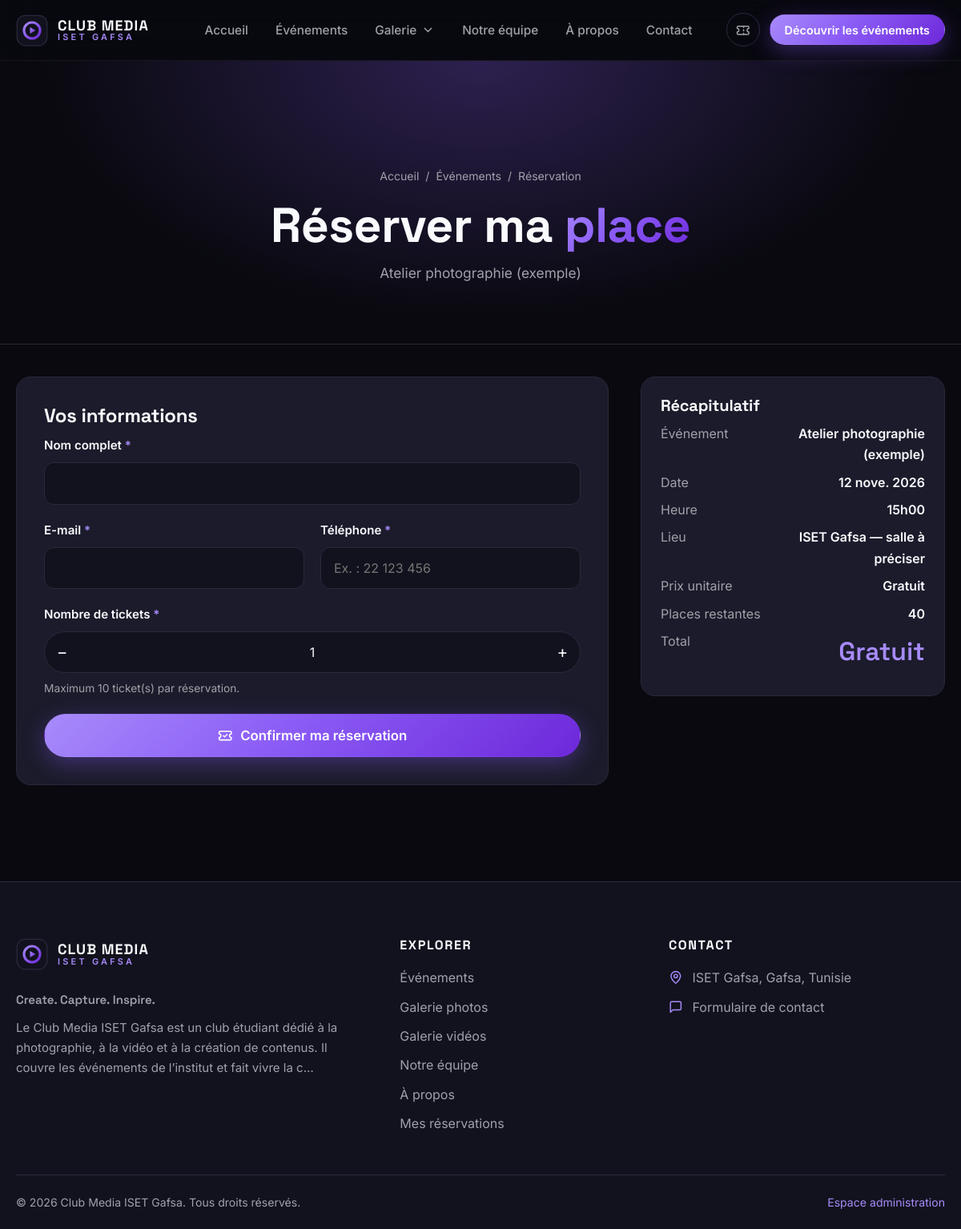
The app's page /reserve.php?event=1 with its own data.
### tables this page shows
CREATE TABLE IF NOT EXISTS `events` (
  `id`              INT UNSIGNED NOT NULL AUTO_INCREMENT,
  `category_id`     INT UNSIGNED NULL,
  `title`           VARCHAR(180) NOT NULL,
  `description`     TEXT         NOT NULL,
  `cover_image`     VARCHAR(80)  NULL,
  `start_date`      DATE         NOT NULL,
  `start_time`      TIME         NOT NULL,
  `end_date`        DATE         NOT NULL,
  `end_time`        TIME         NOT NULL,
  `location`        VARCHAR(180) NOT NULL,
  `organizer`       VARCHAR(120) NOT NULL DEFAULT 'Club Media ISET Gafsa',
  `ticket_type`     ENUM('free','paid') NOT NULL DEFAULT 'free',
  `ticket_price`    DECIMAL(10,3) NOT NULL DEFAULT 0.000,
  `capacity`        INT UNSIGNED NOT NULL DEFAULT 0,
  `available_seats` INT UNSIGNED NOT NULL DEFAULT 0,
  `status`          ENUM('upcoming','ongoing','finished','cancelled') NOT NULL DEFAULT 'upcoming',
  `is_published`    TINYINT(1)   NOT NULL DEFAULT 1,
  `published_at`    DATETIME     NULL,
  `created_at`      TIMESTAMP    NOT NULL DEFAULT CURRENT_TIMESTAMP,
  `updated_at`      TIMESTAMP    NOT NULL DEFAULT CURRENT_TIMESTAMP ON UPDATE CURRENT_TIMESTAMP,
  PRIMARY KEY (`id`),
  KEY `idx_events_category` (`category_id`),
  KEY `idx_events_status` (`status`),
  KEY `idx_events_published_start` (`is_published`, `start_date`, `start_time`),
  CONSTRAINT `fk_events_category` FOREIGN KEY (`category_id`) REFERENCES `event_categories` (`id`) ON DELETE SET NULL ON UPDATE CASCADE
);

### includes/functions.php (called while the page is built, shortened)
<?php
function e(?string $value): string
{
    return htmlspecialchars((string) $value, ENT_QUOTES | ENT_SUBSTITUTE, 'UTF-8');
}
function url(string $path = ''): string
{
    return BASE_PATH . '/' . ltrim($path, '/');
}
function is_post(): bool
{
    return ($_SERVER['REQUEST_METHOD'] ?? 'GET') === 'POST';
}
function post(string $key, string $default = ''): string
{
    $v = $_POST[$key] ?? $default;
    return is_string($v) ? trim($v) : $default;
}
function get(string $key, string $default = ''): string
{
    $v = $_GET[$key] ?? $default;
    return is_string($v) ? trim($v) : $default;
}
function val(string $key, $default = ''): string
{
    return e((string) $default);
}
function fr_date(string $date, bool $short = false): string
{
    $ts = strtotime($date);
    $days   = ['dimanche', 'lundi', 'mardi', 'mercredi', 'jeudi', 'vendredi', 'samedi'];
    $months = ['janvier', 'février', 'mars', 'avril', 'mai', 'juin', 'juillet', 'août', 'septembre', 'octobre', 'novembre', 'décembre'];
    $d = (int) date('j', $ts);
    $m = $months[(int) date('n', $ts) - 1];
    $y = date('Y', $ts);
    if ($short) {
        return $d . ' ' . mb_substr($m, 0, 4) . ($m === 'mai' || $m === 'juin' ? '' : '.') . ' ' . $y;
    }
    return $days[(int) date('w', $ts)] . ' ' . ($d === 1 ? '1er' : (string) $d) . ' ' . $m . ' ' . $y;
}
function fr_time(string $time): string
{
    return str_replace(':', 'h', substr($time, 0, 5));
}
function event_price_label(array $ev): string
{
    if (($ev['ticket_type'] ?? 'free') === 'free' || (float) ($ev['ticket_price'] ?? 0) <= 0) {
        return 'Gratuit';
    }
    return format_money($ev['ticket_price']);
}
function event_is_bookable(array $ev): bool
{
    return !empty($ev['is_published'])
        && in_array($ev['status'], ['upcoming', 'ongoing'], true)
        && (int) $ev['available_seats'] > 0;
}
function fetch_event(int $id, bool $publishedOnly = true): ?array
{
    $sql = 'SELECT e.*, c.name AS category_name FROM events e
            LEFT JOIN event_categories c ON c.id = e.category_id WHERE e.id = ?';
    if ($publishedOnly) {
        $sql .= ' AND e.is_published = 1';
    }
    $st = db()->prepare($sql);
    $st->execute([$id]);
    $row = $st->fetch();
    return $row ?: null;
}

### config/database.php (called while the page is built, shortened)
<?php
function db(): PDO
{
    static $pdo = null;
    if ($pdo instanceof PDO) {
        return $pdo;
    }
    $dsn = sprintf('mysql:host=%s;port=%d;dbname=%s;charset=%s', DB_HOST, DB_PORT, DB_NAME, DB_CHARSET);
    $pdo = new PDO($dsn, DB_USER, DB_PASS, [
        PDO::ATTR_ERRMODE            => PDO::ERRMODE_EXCEPTION,
        PDO::ATTR_DEFAULT_FETCH_MODE => PDO::FETCH_ASSOC,
        PDO::ATTR_EMULATE_PREPARES   => false,
        PDO::ATTR_STRINGIFY_FETCHES  => false,
    ]);
    $pdo->exec("SET time_zone = '+01:00'");
    return $pdo;
}

### reserve.php (the view, shortened to what this page needs)
<?php
$eventId = (int) (is_post() ? post('event_id', '0') : get('event', '0'));
$ev      = $eventId > 0 ? fetch_event($eventId) : null;
$isPaid   = $ev['ticket_type'] === 'paid' && (float) $ev['ticket_price'] > 0;
$bookable = event_is_bookable($ev);
$maxQty   = max(1, min(MAX_TICKETS_PER_RESERVATION, (int) $ev['available_seats']));
$errors   = [];
require __DIR__ . '/includes/header.php';
?>
<section class="page-hero">
    <div class="container">
        <nav class="breadcrumb" aria-label="Fil d'Ariane"><a href="<?= e(url('index.php')) ?>">Accueil</a><span aria-hidden="true">/</span><a href="<?= e(url('events.php')) ?>">Événements</a><span aria-hidden="true">/</span><span>Réservation</span></nav>
        <h1>Réserver ma <span class="text-grad">place</span></h1>
        <p><?= e($ev['title']) ?></p>
    </div>
</section>
<div class="container event-layout">
    <div class="card contact-card">
        <?php if (!$bookable): ?>
            <div class="alert alert--warning" role="alert">
                <?= $ev['status'] === 'cancelled' ? 'Cet événement est annulé.' : ($ev['status'] === 'finished' ? 'Cet événement est terminé.' : 'Cet événement est complet.') ?>
            </div>
            <a class="btn btn-ghost" href="<?= e(url('events.php')) ?>">Voir d'autres événements</a>
        <?php else: ?>
            <h2 style="font-size:1.5rem">Vos informations</h2>
            <form class="form" method="post" action="<?= e(url('reserve.php')) ?>" novalidate data-once>
                <div class="field">
                    <label for="full_name">Nom complet <span class="req" aria-hidden="true">*</span></label>
                    <input type="text" id="full_name" name="full_name" value="<?= val('full_name') ?>" required maxlength="120" autocomplete="name"<?= isset($errors['full_name']) ? ' aria-invalid="true" aria-describedby="err-full_name"' : '' ?>>
                </div>
                <div class="form-row">
                    <div class="field">
                        <label for="email">E-mail <span class="req" aria-hidden="true">*</span></label>
                        <input type="email" id="email" name="email" value="<?= val('email') ?>" required maxlength="150" autocomplete="email"<?= isset($errors['email']) ? ' aria-invalid="true" aria-describedby="err-email"' : '' ?>>
                    </div>
                    <div class="field">
                        <label for="phone">Téléphone <span class="req" aria-hidden="true">*</span></label>
                        <input type="tel" id="phone" name="phone" value="<?= val('phone') ?>" required maxlength="25" autocomplete="tel" inputmode="tel" placeholder="Ex. : 22 123 456"<?= isset($errors['phone']) ? ' aria-invalid="true" aria-describedby="err-phone"' : '' ?>>
                    </div>
                </div>
                <div class="field">
                    <label for="quantity">Nombre de tickets <span class="req" aria-hidden="true">*</span></label>
                    <div class="stepper">
                        <button type="button" data-step="-1" aria-label="Un ticket de moins">−</button>
                        <input type="number" id="quantity" name="quantity" min="1" max="<?= $maxQty ?>" value="<?= max(1, min($maxQty, (int) (post('quantity', '1') ?: 1))) ?>" inputmode="numeric"<?= isset($errors['quantity']) ? ' aria-invalid="true" aria-describedby="err-quantity"' : '' ?>>
                        <button type="button" data-step="1" aria-label="Un ticket de plus">+</button>
                    </div>
                    <p class="field-hint">Maximum <?= $maxQty ?> ticket(s) par réservation.</p>
                </div>
                <button class="btn btn-primary btn-lg" type="submit"><i data-lucide="ticket-check" aria-hidden="true"></i> <?= $isPaid ? 'Envoyer ma demande de réservation' : 'Confirmer ma réservation' ?></button>
            </form>
        <?php endif; ?>
    </div>
    <aside>
        <div class="card side-card summary-box">
            <h2 style="font-size:1.25rem">Récapitulatif</h2>
            <dl>
                <dt>Événement</dt><dd><?= e($ev['title']) ?></dd>
                <dt>Date</dt><dd><?= e(fr_date($ev['start_date'], true)) ?></dd>
                <dt>Heure</dt><dd><?= e(fr_time($ev['start_time'])) ?></dd>
                <dt>Lieu</dt><dd><?= e($ev['location']) ?></dd>
                <dt>Prix unitaire</dt><dd><?= e(event_price_label($ev)) ?></dd>
                <dt>Places restantes</dt><dd><?= (int) $ev['available_seats'] ?></dd>
                <dt>Total</dt><dd class="price" data-total data-unit-price="<?= $isPaid ? e((string) (float) $ev['ticket_price']) : '0' ?>"><?= $isPaid ? e(format_money($ev['ticket_price'])) : 'Gratuit' ?></dd>
            </dl>
        </div>
    </aside>
</div>
<?php require __DIR__ . '/includes/footer.php'; ?>

### records on screen
events: title "Atelier photographie (exemple)", quantity "1", available_seats "10", start_date "12 nove. 2026", start_time "15h00", location "ISET Gafsa — salle à préciser", ticket_type "Gratuit", available_seats "40"

### other values on screen
$label "Accueil"
$label "Événements"
$label "Galerie"
$label "Notre équipe"
$label "À propos"
$label "Contact"
setting('tagline', 'Create. Capture. Inspire.') "Create. Capture. Inspire."
truncate(setting('club_description'), 170) "Le Club Media ISET Gafsa est un club étudiant dédié à la photographie, à la vidéo et à la création de contenus. Il couvre les événements de l’institut et fait vivre la c…"
$address "ISET Gafsa, Gafsa, Tunisie"
$siteName "Club Media ISET Gafsa"
